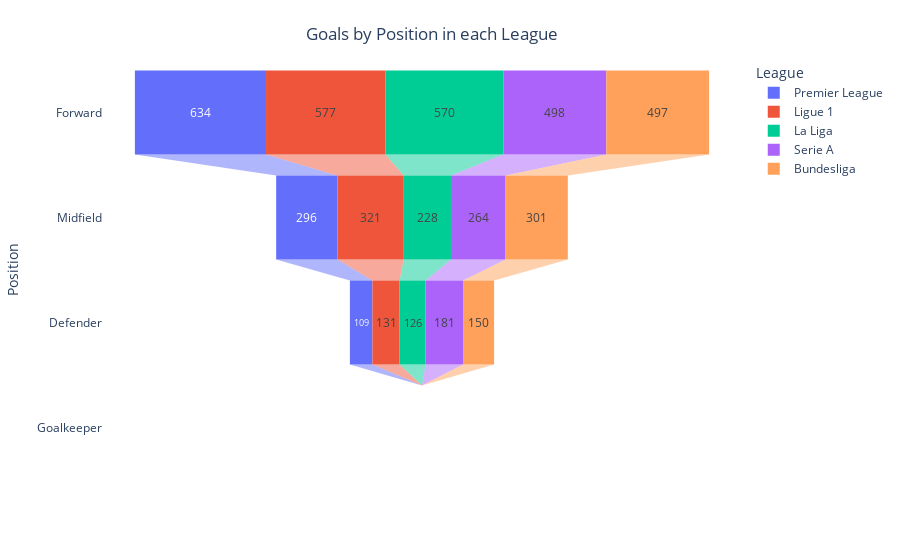

Notebook code for this chart:
### Code cell
''' GOALS by POSITION '''

fig = px.funnel(goal_pos_league, x='Total Goals', y='Position', color='League', template="plotly_white")
fig.update_layout(
    title={
        'text': "Goals by Position in each League",
        'y':0.95,
        'x':0.48,
        'xanchor': 'center',
        'yanchor': 'top'}
)

fig.show()

### Figure 1 — Plotly figure (JSON) as saved in the notebook; plotly's stock layout.template omitted (floating-point values rounded to 4 significant figures)
{"data": [{"hovertemplate": "League=Premier League<br>Total Goals=%{x}<br>Position=%{y}<extra></extra>", "legendgroup": "Premier League", "marker": {"color": "#636efa"}, "name": "Premier League", "orientation": "h", "showlegend": true, "type": "funnel", "x": [634, 296, 109, 0], "xaxis": "x", "y": ["Forward", "Midfield", "Defender", "Goalkeeper"], "yaxis": "y"}, {"hovertemplate": "League=Ligue 1<br>Total Goals=%{x}<br>Position=%{y}<extra></extra>", "legendgroup": "Ligue 1", "marker": {"color": "#EF553B"}, "name": "Ligue 1", "orientation": "h", "showlegend": true, "type": "funnel", "x": [577, 321, 131, 0], "xaxis": "x", "y": ["Forward", "Midfield", "Defender", "Goalkeeper"], "yaxis": "y"}, {"hovertemplate": "League=La Liga<br>Total Goals=%{x}<br>Position=%{y}<extra></extra>", "legendgroup": "La Liga", "marker": {"color": "#00cc96"}, "name": "La Liga", "orientation": "h", "showlegend": true, "type": "funnel", "x": [570, 228, 126, 0], "xaxis": "x", "y": ["Forward", "Midfield", "Defender", "Goalkeeper"], "yaxis": "y"}, {"hovertemplate": "League=Serie A<br>Total Goals=%{x}<br>Position=%{y}<extra></extra>", "legendgroup": "Serie A", "marker": {"color": "#ab63fa"}, "name": "Serie A", "orientation": "h", "showlegend": true, "type": "funnel", "x": [498, 264, 181, 0], "xaxis": "x", "y": ["Forward", "Midfield", "Defender", "Goalkeeper"], "yaxis": "y"}, {"hovertemplate": "League=Bundesliga<br>Total Goals=%{x}<br>Position=%{y}<extra></extra>", "legendgroup": "Bundesliga", "marker": {"color": "#FFA15A"}, "name": "Bundesliga", "orientation": "h", "showlegend": true, "type": "funnel", "x": [497, 301, 150, 0], "xaxis": "x", "y": ["Forward", "Midfield", "Defender", "Goalkeeper"], "yaxis": "y"}], "layout": {"autosize": true, "legend": {"title": {"text": "League"}, "tracegroupgap": 0}, "margin": {"t": 60}, "title": {"text": "Goals by Position in each League", "x": 0.48, "xanchor": "center", "y": 0.95, "yanchor": "top"}, "xaxis": {"anchor": "y", "autorange": true, "domain": [0, 1], "range": [-1542.0, 1542.0], "title": {"text": "Total Goals"}, "type": "linear"}, "yaxis": {"anchor": "x", "autorange": true, "domain": [0, 1], "range": [3.5, -0.5], "title": {"text": "Position"}, "type": "category"}}}
